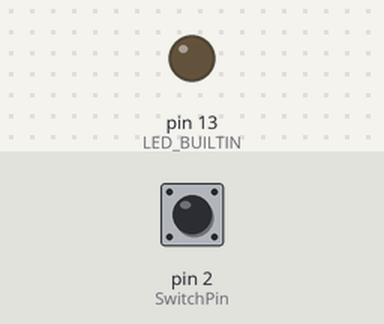
Simulated run of this sketch. Board: Arduino Uno, built with avr-gcc and run on an emulated ATmega328P. On the bench: output pins drawn as LEDs (lit = HIGH). Inputs (shaded band) come from the test bench; at power-on: pin 2 (SwitchPin) LOW.

Above: at 1.2 s.
1.3 s: pin 2 (SwitchPin) pulled HIGH for 0.15 s
At 1.37 s:
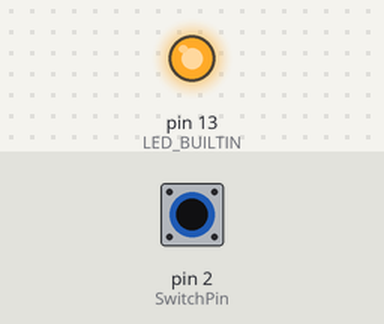
2.9 s: pin 2 (SwitchPin) pulled HIGH for 3.2 s
At 7.1 s:
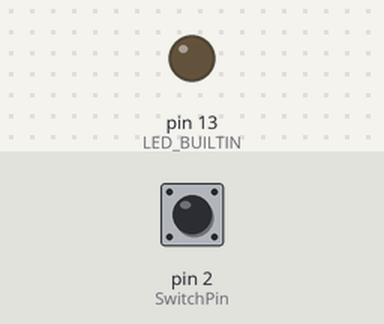
Timing chart, 0 to 8.6 s (numbered marks = the images above; inputs shaded):
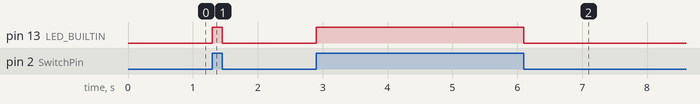

The sketch:

switch_test.ino
```cpp
int SwitchPin = 2;
int status1 = 0;
int val = 0;

void setup()
{
  pinMode(SwitchPin, INPUT);
  pinMode(LED_BUILTIN, OUTPUT);
  Serial.begin(9600);

}

void loop()
{

    val = digitalRead(SwitchPin);
    if (val)
    {
      digitalWrite(LED_BUILTIN, HIGH);
      status1 = 1;//black
    }
    else
    {
      digitalWrite(LED_BUILTIN, LOW);
      status1 = 0;//white
    }


}
```

Measured:
- after the input at 1.3 s, pin 13 (LED_BUILTIN): LOW → HIGH at once, → LOW 0.15 s later
- after the input at 2.9 s, pin 13 (LED_BUILTIN): LOW → HIGH at once, → LOW 3.2 s later
